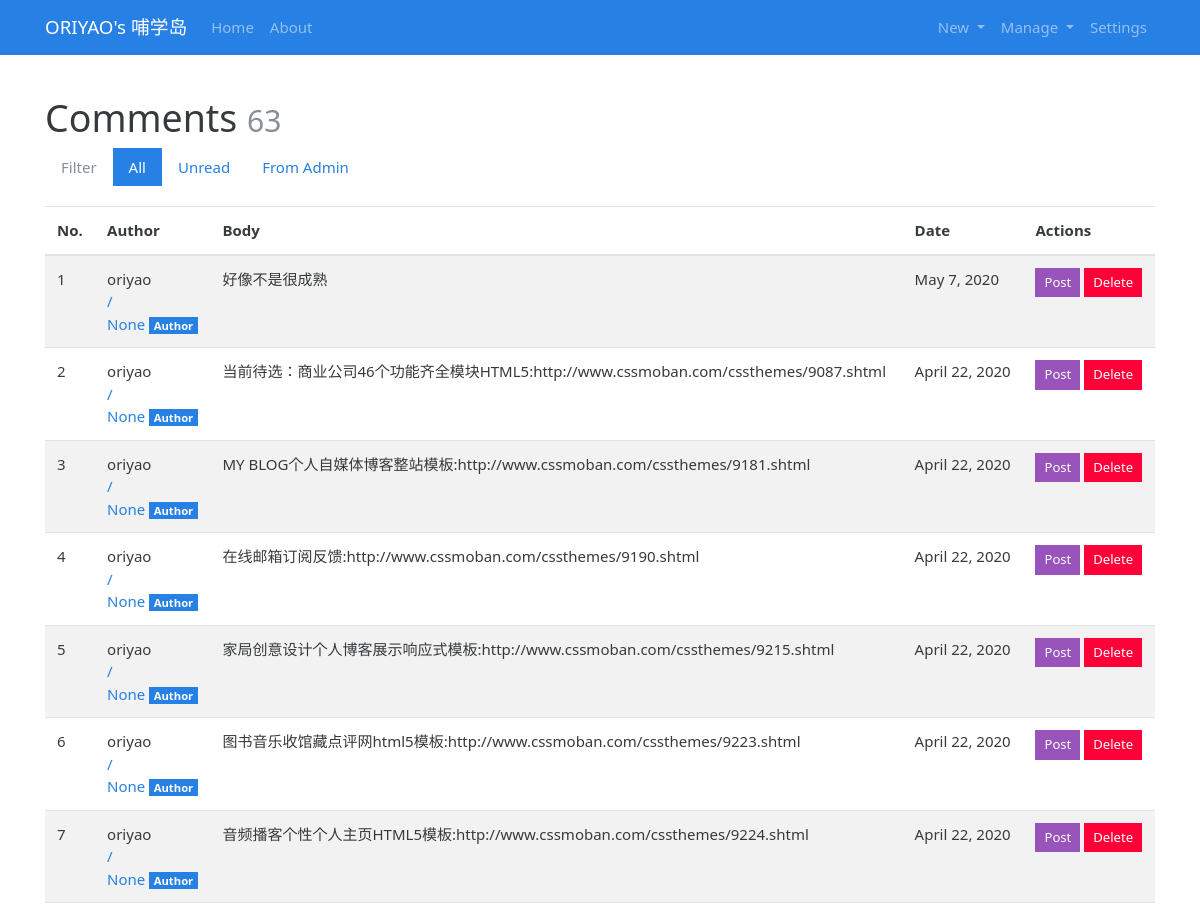
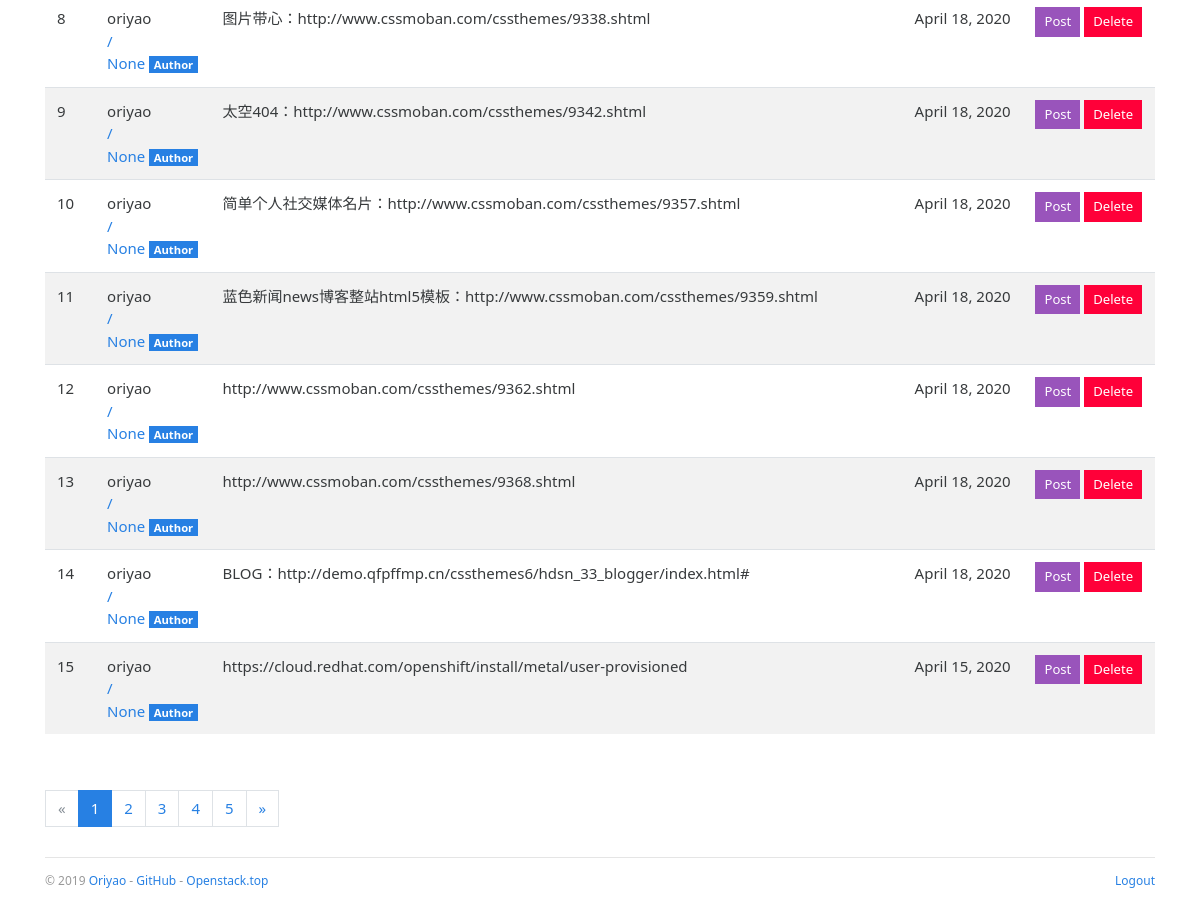
/admin/comment/manage (signed in), run on an earlier commit of the app's database (2 pictures, top to bottom).
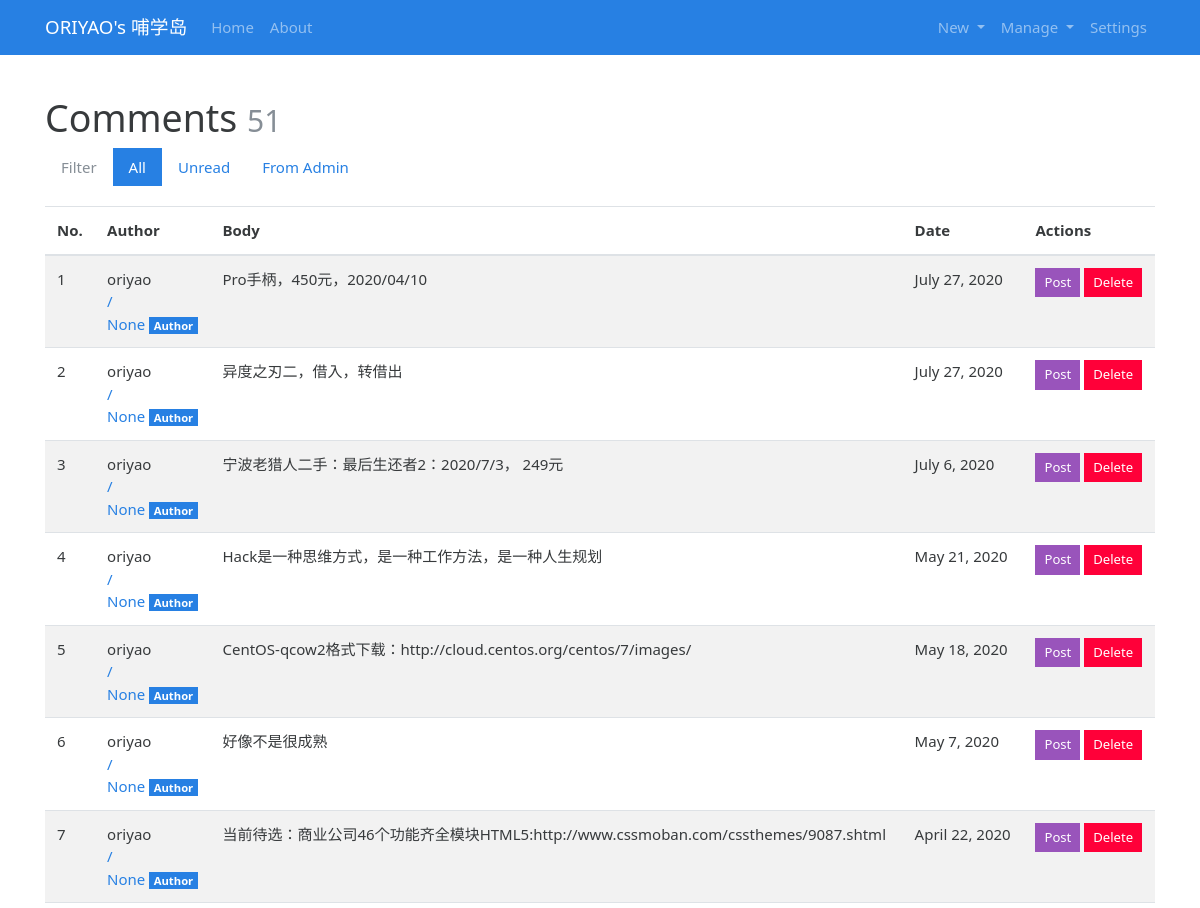
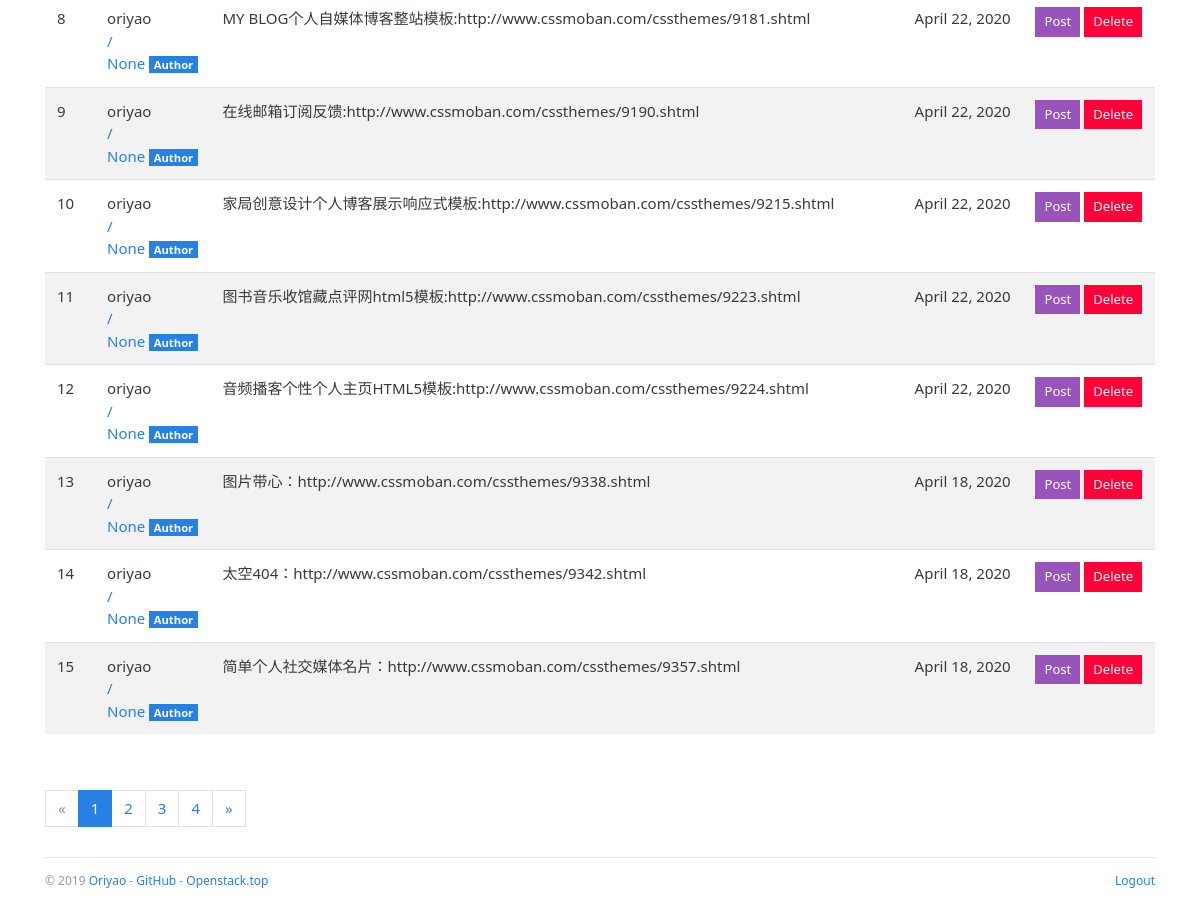
And on a later commit of the database (2 pictures, top to bottom).
### bluelog/models.py (models this page shows, shortened)
class Comment(db.Model):
    id = db.Column(db.Integer, primary_key=True)
    author = db.Column(db.String(30))
    email = db.Column(db.String(254))
    site = db.Column(db.String(255))
    body = db.Column(db.Text)
    from_admin = db.Column(db.Boolean, default=False)
    reviewed = db.Column(db.Boolean, default=False)
    timestamp = db.Column(db.DateTime, default=datetime.utcnow, index=True)
    replied_id = db.Column(db.Integer, db.ForeignKey('comment.id'))
    post_id = db.Column(db.Integer, db.ForeignKey('post.id'))
    post = db.relationship('Post', back_populates='comments')
    replies = db.relationship('Comment', back_populates='replied', cascade='all, delete-orphan')
    replied = db.relationship('Comment', back_populates='replies', remote_side=[id])

class Admin(db.Model, UserMixin):
    id = db.Column(db.Integer, primary_key=True)
    username = db.Column(db.String(20))
    password_hash = db.Column(db.String(128))
    blog_title = db.Column(db.String(60))
    blog_sub_title = db.Column(db.String(100))
    name = db.Column(db.String(30))
    about = db.Column(db.Text)

### bluelog/blueprints/admin.py (the view)
@admin_bp.route('/comment/manage')
@login_required
def manage_comment():
    filter_rule = request.args.get('filter', 'all')  # 'all', 'unreviewed', 'admin'
    page = request.args.get('page', 1, type=int)
    per_page = current_app.config['BLUELOG_COMMENT_PER_PAGE']
    if filter_rule == 'unread':
        filtered_comments = Comment.query.filter_by(reviewed=False)
    elif filter_rule == 'admin':
        filtered_comments = Comment.query.filter_by(from_admin=True)
    else:
        filtered_comments = Comment.query
    pagination = filtered_comments.order_by(Comment.timestamp.desc()).paginate(page, per_page=per_page)
    comments = pagination.items
    return render_template('admin/manage_comment.html', comments=comments, pagination=pagination)

### bluelog/__init__.py (called while the page is built)
def register_template_context(app):
    @app.context_processor
    def make_template_context():
        admin = Admin.query.first()
        categories = Category.query.order_by(Category.name).all()
        links = Link.query.order_by(Link.name).all()
        if current_user.is_authenticated:
            unread_comments = Comment.query.filter_by(reviewed=False).count()
        else:
            unread_comments = None
        return dict(
            admin=admin, categories=categories,
            links=links, unread_comments=unread_comments)

def register_request_handlers(app):
    @app.after_request
    def query_profiler(response):
        for q in get_debug_queries():
            if q.duration >= app.config['BLUELOG_SLOW_QUERY_THRESHOLD']:
                app.logger.warning(
                    'Slow query: Duration: %fs\n Context: %s\nQuery: %s\n '
                    % (q.duration, q.context, q.statement)
                )
        return response

### bluelog/extensions.py (called while the page is built)
@login_manager.user_loader
def load_user(user_id):
    from bluelog.models import Admin
    user = Admin.query.get(int(user_id))
    return user

### bluelog/templates/admin/manage_comment.html (shortened to what this page needs)
{% extends 'base.html' %}
{% from 'bootstrap/pagination.html' import render_pagination %}
{% block content %}
    <div class="page-header">
        <h1>Comments
            <small class="text-muted">{{ pagination.total }}</small>
        </h1>
        <ul class="nav nav-pills">
            <li class="nav-item">
                <a class="nav-link disabled" href="#">Filter </a>
            </li>
            <li class="nav-item">
                <a class="nav-link {% if request.args.get('filter', 'all') == 'all' %}active{% endif %}"
                   href="{{ url_for('admin.manage_comment', filter='all') }}">All</a>
            </li>
            <li class="nav-item">
                <a class="nav-link {% if request.args.get('filter') == 'unread' %}active{% endif %}"
                   href="{{ url_for('admin.manage_comment', filter='unread') }}">Unread </a>
            </li>
            <li class="nav-item">
                <a class="nav-link {% if request.args.get('filter') == 'admin' %}active{% endif %}"
                   href="{{ url_for('admin.manage_comment', filter='admin') }}">From Admin</a>
            </li>
        </ul>
    </div>
    {% if comments %}
        <table class="table table-striped">
            <thead>
            <tr>
                <th>No.</th>
                <th>Author</th>
                <th>Body</th>
                <th>Date</th>
                <th>Actions</th>
            </tr>
            </thead>
            {% for comment in comments %}
                <tr {% if not comment.reviewed %}class="table-warning" {% endif %}>
                    <td>{{ loop.index + ((pagination.page - 1) * config['BLUELOG_COMMENT_PER_PAGE']) }}</td>
                    <td>
                        {% if comment.from_admin %}{{ admin.name }}{% else %}{{ comment.author }}{% endif %}<br>
                        {% if comment.site %}
                            <a href="{{ comment.site }}" target="_blank">
                                {{ comment.site }}
                            </a><br>
                        {% endif %}
                        <a href="mailto:{{ comment.email }}">{{ comment.email }}</a>
                        {% if comment.from_admin %}
                            <span class="badge badge-primary">Author</span>
                        {% endif %}
                    </td>
                    <td>{{ comment.body }}</td>
                    <td>{{ moment(comment.timestamp).format('LL') }}</td>
                    <td>
                        <a class="btn btn-info btn-sm" href="{{ url_for('blog.show_post', post_id=comment.post.id) }}">Post</a>
                        <form class="inline" method="post"
                              action="{{ url_for('.delete_comment', comment_id=comment.id, next=request.full_path) }}">
                            <button type="submit" class="btn btn-danger btn-sm"
                                    onclick="return confirm('Are you sure?');">Delete
                            </button>
                        </form>
                    </td>
                </tr>
            {% endfor %}
        </table>
        <div class="page-footer">{{ render_pagination(pagination) }}</div>
    {% else %}
        <div class="tip"><h5>No comments.</h5></div>
    {% endif %}
{% endblock %}

### bluelog/templates/base.html (shortened to what this page needs)
{% from 'bootstrap/nav.html' import render_nav_item %}
<!DOCTYPE html>
<html lang="en">
<head>
    {% block head %}
        <link rel="stylesheet"
              href="{{ url_for('static', filename='css/%s.min.css' % request.cookies.get('theme', 'perfect_blue')) }}"
              type="text/css">
        <link rel="stylesheet" href="{{ url_for('static', filename='css/style.css') }}" type="text/css">
    {% endblock head %}
</head>
<body>
{% block nav %}
    <nav class="navbar navbar-expand-lg navbar-dark bg-primary">
        <div class="container">
            <a class="navbar-brand" href="{{ url_for('blog.index') }}">{{ admin.blog_title }}</a>
            <div class="collapse navbar-collapse" id="navbarColor01">
                <ul class="navbar-nav mr-auto">
                    {{ render_nav_item('blog.index', 'Home') }}
                    {{ render_nav_item('blog.about', 'About') }}
                </ul>
                <ul class="nav navbar-nav navbar-right">
                    {% if current_user.is_authenticated %}
                        <li class="nav-item dropdown">
                            <a href="#" class="nav-link dropdown-toggle" data-toggle="dropdown" role="button"
                               aria-haspopup="true"
                               aria-expanded="false">
                                New
                            </a>
                        </li>
                        <li class="nav-item dropdown">
                            <a href="#" class="nav-link dropdown-toggle" data-toggle="dropdown" role="button"
                               aria-haspopup="true"
                               aria-expanded="false">
                                Manage
                            </a>
                        </li>
                        {{ render_nav_item('admin.settings', 'Settings') }}
                    {% endif %}
                </ul>
            </div>
        </div>
    </nav>
{% endblock nav %}
<main class="container">
    {% block content %}{% endblock content %}
    {% block footer %}
        <footer>
            <p class="float-left">
                <small> &copy; 2019 <a href="http://oriyao.com/" title="Written by oriyao">Oriyao</a> -
                    <a href="https://github.com/oriyao" title="Fork me on GitHub">GitHub</a> -
                    <a href="http://openstack.top/" title="A pkm project">Openstack.top</a>
                </small>
            </p>
            <p class="float-right">
                <small>
                    {% if current_user.is_authenticated %}
                        <a href="{{ url_for('auth.logout', next=request.full_path) }}">Logout</a>
                    {% else %}
                        <a href="{{ url_for('auth.login', next=request.full_path) }}">Login</a>
                    {% endif %}
                </small>
            </p>
        </footer>
    {% endblock footer %}
</main>
</body>
</html>

What changed in the data, as far as the page shows it:
no longer on this page (row unchanged): Comment: {{ admin.name }} "oriyao", site "/", email "None", from_admin "Author", body "蓝色新闻news博客整站html5模板：http://www.cssmoban.com/cssthemes/9359.shtml", timestamp "April 18, 2020"
no longer on this page (row unchanged): Comment: {{ admin.name }} "oriyao", site "/", email "None", from_admin "Author", body "http://www.cssmoban.com/cssthemes/9362.shtml", timestamp "April 18, 2020"
no longer on this page (row unchanged): Comment: {{ admin.name }} "oriyao", site "/", email "None", from_admin "Author", body "http://www.cssmoban.com/cssthemes/9368.shtml", timestamp "April 18, 2020"
no longer on this page (row unchanged): Comment: {{ admin.name }} "oriyao", site "/", email "None", from_admin "Author", body "BLOG：http://demo.qfpffmp.cn/cssthemes6/hdsn_33_blogger/index.html#", timestamp "April 18, 2020"
no longer on this page (row unchanged): Comment: {{ admin.name }} "oriyao", site "/", email "None", from_admin "Author", body "https://cloud.redhat.com/openshift/install/metal/user-provisioned", timestamp "April 15, 2020"
added Comment: {{ admin.name }} "oriyao", site "/", email "None", from_admin "Author", body "Pro手柄，450元，2020/04/10", timestamp "July 27, 2020"
added Comment: {{ admin.name }} "oriyao", site "/", email "None", from_admin "Author", body "异度之刃二，借入，转借出", timestamp "July 27, 2020"
added Comment: {{ admin.name }} "oriyao", site "/", email "None", from_admin "Author", body "宁波老猎人二手：最后生还者2：2020/7/3， 249元", timestamp "July 6, 2020"
added Comment: {{ admin.name }} "oriyao", site "/", email "None", from_admin "Author", body "Hack是一种思维方式，是一种工作方法，是一种人生规划", timestamp "May 21, 2020"
added Comment: {{ admin.name }} "oriyao", site "/", email "None", from_admin "Author", body "CentOS-qcow2格式下载：http://cloud.centos.org/centos/7/images/", timestamp "May 18, 2020"
Also different on the page:
{{ pagination.total }}: "63" → "51"
{{ render_pagination(pagination) }}: "« 1 2 3 4 5 »" → "« 1 2 3 4 »"
